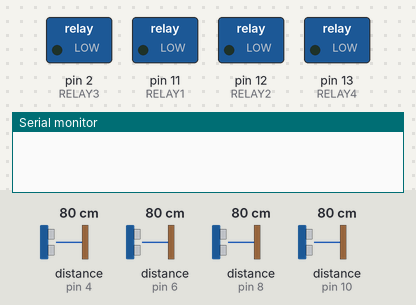
The sketch below on a simulated Arduino Uno, built with avr-gcc and run on an emulated ATmega328P. On the bench: switched loads named in the sketch (green lamp = pin HIGH), the last lines printed to the serial monitor. Wiring (inferred from the names in the program): 4 × ultrasonic range finder: trigger pin 3, echo pin 4 / trigger pin 5, echo pin 6 / trigger pin 7, echo pin 8 / trigger pin 9, echo pin 10. The inputs (shaded band) are chosen by the test bench; at power-on: distance to the obstacle (sensors on pin 4, pin 6, pin 8, pin 10) 80 cm. The echo pulse lasts 58.3 µs per cm; pins used as bus, display or sensor lines are not drawn.

Above: at 2.0 s.
At 6.5 s:
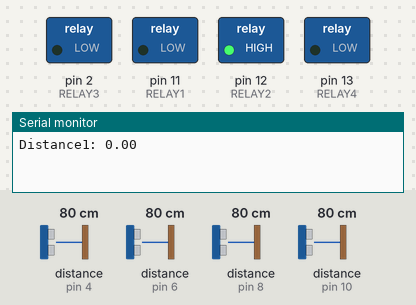
At 12.5 s:
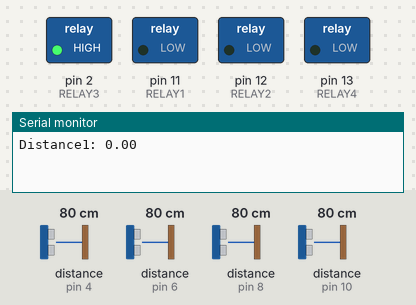
At 18.5 s:
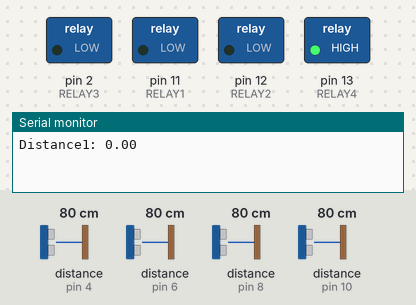
Timing chart, 0 to 28.6 s (numbered marks = the images above):
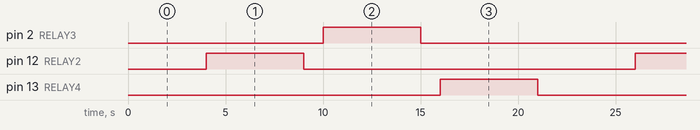

Measured:
- by itself, pin 2 (RELAY3), pin 12 (RELAY2), pin 13 (RELAY4): alternates HIGH for 5.0 s and LOW for 17.0 s
- by itself, everything shown: repeats every 22.0 s, in 6 steps

The sketch:

radar_test_2.ino
```cpp
const int trigPin1 = 3;
const int echoPin1 = 4;
const int trigPin2 = 5;
const int echoPin2 = 6;
const int trigPin3 = 7;
const int echoPin3 = 8;
const int trigPin4 = 9;
const int echoPin4 = 10;
int LED = 1;
int RELAY3 = 2;
int RELAY1 = 11;
int RELAY2 = 12;
int RELAY4 = 13;
float duration1,duration2,duration3,duration4,distance1,distance2,distance3,distance4;

void setup() {
  pinMode(trigPin1, OUTPUT);
  pinMode(echoPin1, INPUT);
  pinMode(trigPin2, OUTPUT);
  pinMode(echoPin2, INPUT);
  pinMode(trigPin3, OUTPUT);
  pinMode(echoPin3, INPUT);
  pinMode(trigPin4, OUTPUT);
  pinMode(echoPin4, INPUT);
  pinMode(LED, OUTPUT);
  digitalWrite(LED, LOW);
  pinMode(RELAY3, OUTPUT);
  digitalWrite(RELAY3, LOW);
  pinMode (RELAY1, OUTPUT);
  digitalWrite(RELAY1, LOW);
  pinMode (RELAY2, OUTPUT);
  digitalWrite(RELAY2, LOW);
  pinMode (RELAY4, OUTPUT);
  digitalWrite(RELAY4, LOW);
  Serial.begin(9600);
}

void loop() {
  digitalWrite(trigPin1, LOW);
  digitalWrite(trigPin2, LOW);
  digitalWrite(trigPin3, LOW);
  digitalWrite(trigPin4, LOW);
  delayMicroseconds(2);
  digitalWrite(trigPin1, HIGH);
  digitalWrite(trigPin2, HIGH);
  digitalWrite(trigPin3, HIGH);
  digitalWrite(trigPin4, HIGH);
  delayMicroseconds(10);
  digitalWrite(trigPin1, LOW);
  digitalWrite(trigPin2, LOW);
  digitalWrite(trigPin3, LOW);
  digitalWrite(trigPin4, LOW);

  duration1 = pulseIn(echoPin1, HIGH);
  distance1 = (duration1*.0343)/2;
  duration2 = pulseIn(echoPin2, HIGH);
  distance2 = (duration2*.0343)/2;
  duration3 = pulseIn(echoPin3, HIGH);
  distance3 = (duration3*.0343)/2;
  duration4 = pulseIn(echoPin4, HIGH);
  distance4 = (duration4*.0343)/2;

  Serial.print("Distance1: ");
  Serial.println(distance4);

  digitalWrite(LED,HIGH);
  delay(500);
  digitalWrite(LED,LOW);
  delay(500);

  if(distance1 <= 30)
  {
   digitalWrite(LED,HIGH);
   digitalWrite(RELAY1, HIGH);
   delay(5000);
   digitalWrite(RELAY1, LOW);
   delay(1000);
  }

   if(distance2 <= 30)
  {
   digitalWrite(LED,HIGH);
   digitalWrite(RELAY2, HIGH);
   delay(5000);
   digitalWrite(RELAY2, LOW);
   delay(1000);
  }

   if(distance3 <= 30)
  {
   digitalWrite(LED,HIGH);
   digitalWrite(RELAY3, HIGH);
   delay(5000);
   digitalWrite(RELAY3, LOW);
   delay(1000);
  }

   if(distance4 <= 30)
  {
   digitalWrite(LED,HIGH);
   digitalWrite(RELAY4, HIGH);
   delay(5000);
   digitalWrite(RELAY4, LOW);
   delay(1000);
  }


}
```
